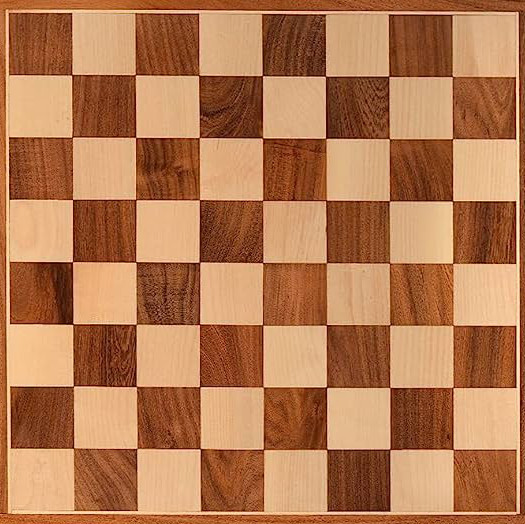
#> input picture computer vision/imagenes/tablero.jpg, 525 x 524 px
$ python deteccion_cuadricula.py
#> lines starting #> are read from the running program, lines starting #| are printed output that depends on the picture; after the words box and inside, x2 and y2 are one past the last pixel; in counts of white or black regions, pixels touching at a corner belong together
### computer vision/funciones_imagen.py
from pathlib import Path

import cv2
import matplotlib.pyplot as plt
from matplotlib.widgets import Button


DIRECTORIO_BASE = Path(__file__).parent


def cargar_imagen(ruta, modo=cv2.IMREAD_COLOR):
    """Carga una imagen y produce un error claro si no se puede leer."""
#> called with ruta = 'imagenes/tablero.jpg', modo = 0
    ruta = Path(ruta)
    if not ruta.is_absolute():
        ruta = DIRECTORIO_BASE / ruta

    imagen = cv2.imread(str(ruta), modo)
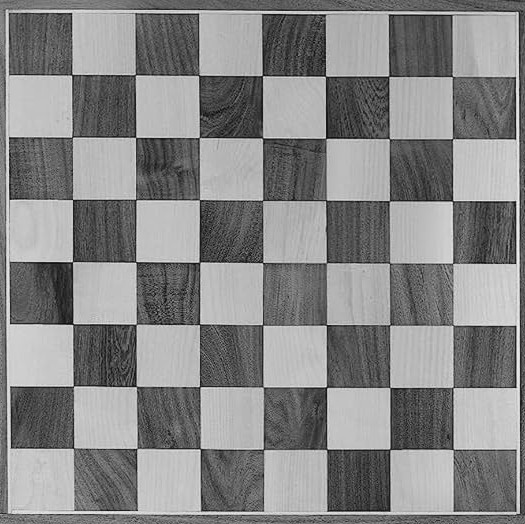
#> imagen: shape (524, 525); min 9, max 244, mean 133.9
    if imagen is None:
        raise FileNotFoundError(f"No se pudo cargar la imagen: {ruta}")
    return imagen


# [4 lines left out: function cargar_rgb, not called in this run]


def cargar_gris(ruta):
    """Carga una imagen directamente en escala de grises."""
    return cargar_imagen(ruta, cv2.IMREAD_GRAYSCALE)


# [7 lines left out: function display_img, not called in this run]


class VisorResultados:
    """Visor reutilizable para recorrer imágenes en una sola ventana."""

    def __init__(self, resultados, figsize=(10, 8)):
        if not resultados:
            raise ValueError("El visor necesita al menos un resultado.")

        self.resultados = resultados
        self.indice = 0

        self.figura, self.eje = plt.subplots(figsize=figsize)
        self.figura.subplots_adjust(bottom=0.16)

        eje_anterior = self.figura.add_axes((0.32, 0.04, 0.15, 0.06))
        eje_siguiente = self.figura.add_axes((0.53, 0.04, 0.15, 0.06))
        self.boton_anterior = Button(eje_anterior, "Anterior")
        self.boton_siguiente = Button(eje_siguiente, "Siguiente")

        self.boton_anterior.on_clicked(self.anterior)
        self.boton_siguiente.on_clicked(self.siguiente)
        self.figura.canvas.mpl_connect("key_press_event", self.usar_teclado)

        self.actualizar()

    def actualizar(self):
        titulo, imagen = self.resultados[self.indice][:2]
        if len(self.resultados[self.indice]) > 2:
            cmap = self.resultados[self.indice][2]
        else:
            cmap = "gray" if imagen.ndim == 2 else None

        self.eje.clear()
        self.eje.imshow(imagen, cmap=cmap)
        self.eje.set_title(f"{titulo} ({self.indice + 1}/{len(self.resultados)})")
        self.eje.axis("off")
        self.figura.canvas.draw_idle()

    def siguiente(self, _evento=None):
        self.indice = (self.indice + 1) % len(self.resultados)
        self.actualizar()

    def anterior(self, _evento=None):
        self.indice = (self.indice - 1) % len(self.resultados)
        self.actualizar()

    # [5 lines left out: function usar_teclado, not called in this run]

    def mostrar(self):
        plt.show()


def mostrar_resultados(resultados, figsize=(10, 8)):
    """Abre un visor navegable y devuelve su instancia."""
    visor = VisorResultados(resultados, figsize)
    visor.mostrar()
    return visor

### computer vision/deteccion_cuadricula.py
import sys
from pathlib import Path

import cv2
import numpy as np

# Permite importar el módulo compartido al ejecutar este archivo directamente.
directorio_principal = Path(__file__).resolve().parent.parent
if str(directorio_principal) not in sys.path:
    sys.path.insert(0, str(directorio_principal))

from funciones_imagen import cargar_gris, mostrar_resultados

aj_plano = cargar_gris("imagenes/tablero.jpg")

ret, th1 = cv2.threshold(aj_plano, 160, 255, cv2.THRESH_BINARY)
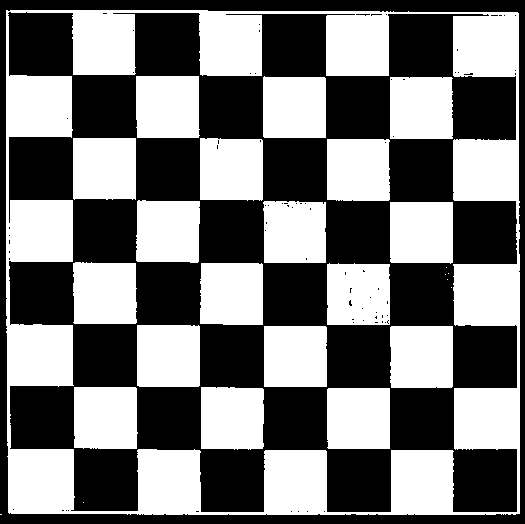
#> th1: shape (524, 525); 47.1% white; 26 white regions (7 under 20 px), largest, box (x1, y1, x2, y2) and area: (6, 10, 520, 515) 60169, (137, 325, 200, 387) 3897, (136, 76, 200, 138) 3891
found, esquinas = cv2.findChessboardCorners(th1, (7, 7))
#> found = True; esquinas = 49 rows, first 8: [72, 75], [135.2, 74.75], [199.2, 74.68], [262.2, 75.85], [324.9, 76.44], [389, 76.07], [452.6, 76.31], [72.33, 137.7]

cuadricula = th1.copy()
if found:
    cv2.drawChessboardCorners(cuadricula, (7, 7), esquinas, found)
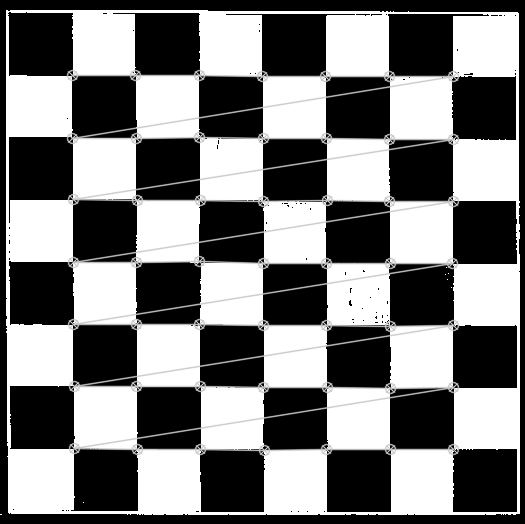
#> cuadricula: shape (524, 525); 6.8% of pixels changed, all inside (x1, y1, x2, y2) = (66, 69, 460, 457)

resultados = [
    ("Tablero plano - Original"      , aj_plano),
    ("Tablero Plano - THRESH_BINARY" , th1     ),
    ("Tablero Plano - Cuadricula"    , cuadricula)

]

mostrar_resultados(resultados)
#> in __init__, `self.resultados = resultados`: self.resultados = 3 items
#> in actualizar, `titulo, imagen = self.resultados[self.indice][:2]`: titulo = 'Tablero plano - Original'

$ run again, with computer vision/imagenes/crucigrama.jpg copied over computer vision/imagenes/tablero.jpg
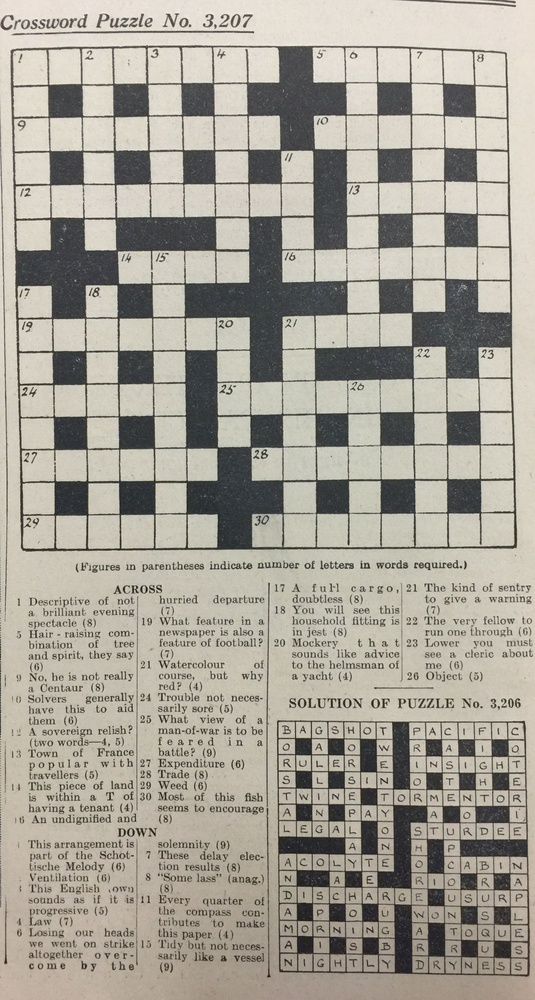
#> input picture computer vision/imagenes/crucigrama.jpg, 535 x 1000 px, shrunk from 1634 x 3053 before the run
#> `ret, th1 = cv2.threshold(aj_plano, 160, 255, cv2.THRESH_BINARY)`:
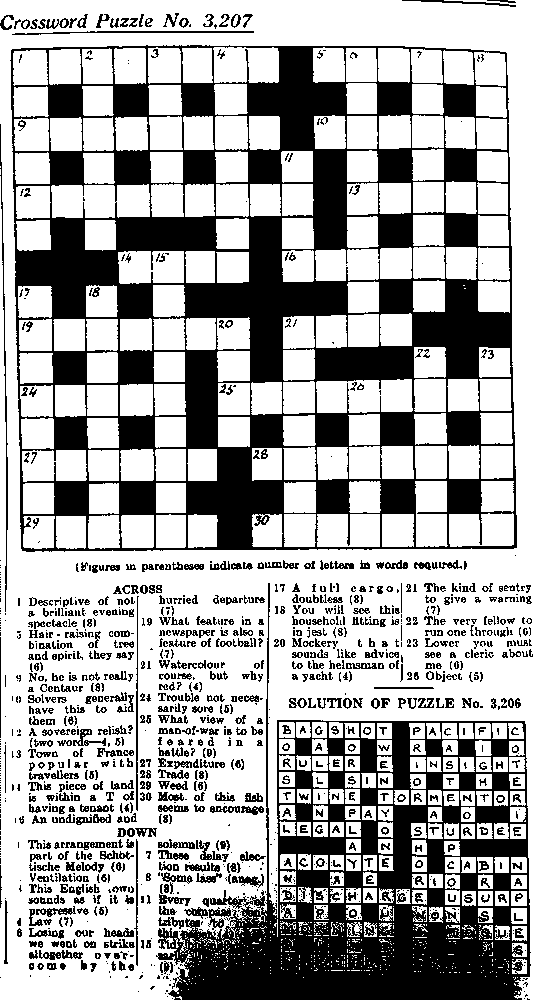
#> th1: shape (1000, 535); 66.3% white; 1353 black regions (602 under 20 px), largest, box (x1, y1, x2, y2) and area: (10, 45, 517, 552) 94551, (156, 583, 531, 1000) 48776, (0, 124, 8, 612) 675
#> found = False; esquinas = None
#> self.resultados = 3 items
#> titulo = 'Tablero plano - Original'
